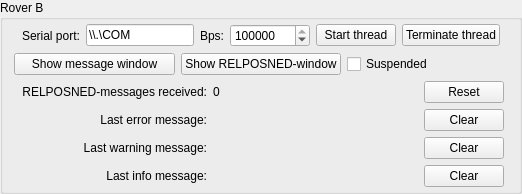
         <widget class="QGroupBox" name="groupBox_RoverB">
          <property name="sizePolicy">
           <sizepolicy hsizetype="Preferred" vsizetype="Preferred">
            <horstretch>0</horstretch>
            <verstretch>0</verstretch>
           </sizepolicy>
          </property>
          <property name="title">
           <string>Rover B</string>
          </property>
          <layout class="QGridLayout" name="gridLayout_3">
           <property name="topMargin">
            <number>4</number>
           </property>
           <property name="bottomMargin">
            <number>4</number>
           </property>
           <item row="3" column="0">
            <layout class="QGridLayout" name="gridLayout_Messages_RoverB" columnstretch="0,1,0" columnminimumwidth="0,50,0">
             <property name="leftMargin">
              <number>8</number>
             </property>
             <property name="rightMargin">
              <number>4</number>
             </property>
             <item row="2" column="0">
              <widget class="QLabel" name="label_LastWarningMessageLabel_RoverB">
               <property name="text">
                <string>Last warning message:</string>
               </property>
               <property name="alignment">
                <set>Qt::AlignRight|Qt::AlignTrailing|Qt::AlignVCenter</set>
               </property>
              </widget>
             </item>
             <item row="3" column="2">
              <widget class="QPushButton" name="pushButton_ClearInfoMessage_RoverB">
               <property name="text">
                <string>Clear</string>
               </property>
              </widget>
             </item>
             <item row="3" column="1">
              <widget class="QLabel" name="label_LastInfoMessage_RoverB">
               <property name="sizePolicy">
                <sizepolicy hsizetype="Ignored" vsizetype="Ignored">
                 <horstretch>0</horstretch>
                 <verstretch>0</verstretch>
                </sizepolicy>
               </property>
               <property name="text">
                <string/>
               </property>
              </widget>
             </item>
             <item row="2" column="1">
              <widget class="QLabel" name="label_LastWarningMessage_RoverB">
               <property name="sizePolicy">
                <sizepolicy hsizetype="Ignored" vsizetype="Ignored">
                 <horstretch>0</horstretch>
                 <verstretch>0</verstretch>
                </sizepolicy>
               </property>
               <property name="text">
                <string/>
               </property>
              </widget>
             </item>
             <item row="0" column="1">
              <widget class="QLabel" name="label_RELPOSNEDMessageCount_RoverB">
               <property name="sizePolicy">
                <sizepolicy hsizetype="Ignored" vsizetype="Ignored">
                 <horstretch>0</horstretch>
                 <verstretch>0</verstretch>
                </sizepolicy>
               </property>
               <property name="text">
                <string>0</string>
               </property>
              </widget>
             </item>
             <item row="0" column="0">
              <widget class="QLabel" name="label_RTCMMessageCountLabel_RoverB">
               <property name="text">
                <string>RELPOSNED-messages received:</string>
               </property>
               <property name="alignment">
                <set>Qt::AlignRight|Qt::AlignTrailing|Qt::AlignVCenter</set>
               </property>
              </widget>
             </item>
             <item row="0" column="2">
              <widget class="QPushButton" name="pushButton_ClearRELPOSNEDCounter_RoverB">
               <property name="text">
                <string>Reset</string>
               </property>
              </widget>
             </item>
             <item row="3" column="0">
              <widget class="QLabel" name="label_LastInfoMessageLabel_RoverB">
               <property name="text">
                <string>Last info message:</string>
               </property>
               <property name="alignment">
                <set>Qt::AlignRight|Qt::AlignTrailing|Qt::AlignVCenter</set>
               </property>
              </widget>
             </item>
             <item row="2" column="2">
              <widget class="QPushButton" name="pushButton_ClearWarningMessage_RoverB">
               <property name="text">
                <string>Clear</string>
               </property>
              </widget>
             </item>
             <item row="1" column="0">
              <widget class="QLabel" name="label_LastErrorMessageLabel_RoverB">
               <property name="text">
                <string>Last error message:</string>
               </property>
               <property name="alignment">
                <set>Qt::AlignRight|Qt::AlignTrailing|Qt::AlignVCenter</set>
               </property>
              </widget>
             </item>
             <item row="1" column="1">
              <widget class="QLabel" name="label_LastErrorMessage_RoverB">
               <property name="sizePolicy">
                <sizepolicy hsizetype="Ignored" vsizetype="Ignored">
                 <horstretch>0</horstretch>
                 <verstretch>0</verstretch>
                </sizepolicy>
               </property>
               <property name="text">
                <string/>
               </property>
              </widget>
             </item>
             <item row="1" column="2">
              <widget class="QPushButton" name="pushButton_ClearErrorMessage_RoverB">
               <property name="text">
                <string>Clear</string>
               </property>
              </widget>
             </item>
            </layout>
           </item>
           <item row="2" column="0">
            <layout class="QHBoxLayout" name="horizontalLayout_Middle_RoverB">
             <item>
              <widget class="QPushButton" name="pushButton_ShowMessageWindow_RoverB">
               <property name="text">
                <string>Show message window</string>
               </property>
              </widget>
             </item>
             <item>
              <widget class="QPushButton" name="pushButton_ShowRELPOSNEDForm_RoverB">
               <property name="text">
                <string>Show RELPOSNED-window</string>
               </property>
              </widget>
             </item>
             <item>
              <widget class="QCheckBox" name="checkBox_SuspendThread_RoverB">
               <property name="text">
                <string>Suspended</string>
               </property>
              </widget>
             </item>
            </layout>
           </item>
           <item row="1" column="0">
            <layout class="QHBoxLayout" name="horizontalLayout_Thread_RoverB">
             <property name="leftMargin">
              <number>8</number>
             </property>
             <property name="rightMargin">
              <number>8</number>
             </property>
             <item>
              <widget class="QLabel" name="label__SerialPort_RoverB">
               <property name="text">
                <string>Serial port:</string>
               </property>
              </widget>
             </item>
             <item>
              <widget class="QLineEdit" name="lineEdit_SerialPort_RoverB">
               <property name="text">
                <string>\\.\COM</string>
               </property>
               <property name="maxLength">
                <number>256</number>
               </property>
              </widget>
             </item>
             <item>
              <widget class="QLabel" name="label_SerSpeed_RoverB">
               <property name="text">
                <string>Bps:</string>
               </property>
              </widget>
             </item>
             <item>
              <widget class="QSpinBox" name="spinBox_SerialSpeed_RoverB">
               <property name="minimumSize">
                <size>
                 <width>80</width>
                 <height>0</height>
                </size>
               </property>
               <property name="minimum">
                <number>300</number>
               </property>
               <property name="maximum">
                <number>10000000</number>
               </property>
               <property name="value">
                <number>115200</number>
               </property>
              </widget>
             </item>
             <item>
              <widget class="QPushButton" name="pushButton_StartThread_RoverB">
               <property name="text">
                <string>Start thread</string>
               </property>
              </widget>
             </item>
             <item>
              <widget class="QPushButton" name="pushButton_TerminateThread_RoverB">
               <property name="text">
                <string>Terminate thread</string>
               </property>
              </widget>
             </item>
            </layout>
           </item>
          </layout>
         </widget>
